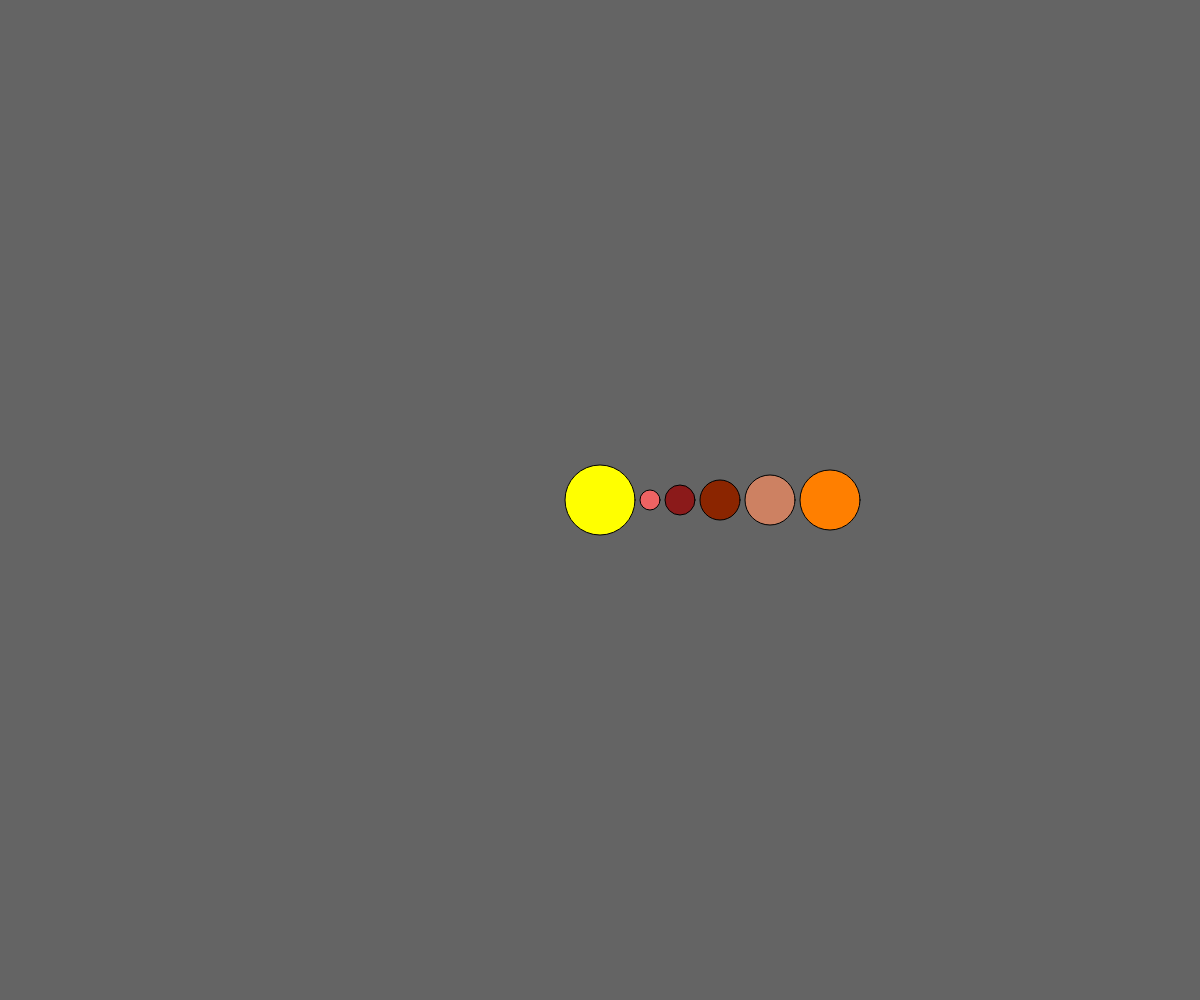
Frame 1 (no input)
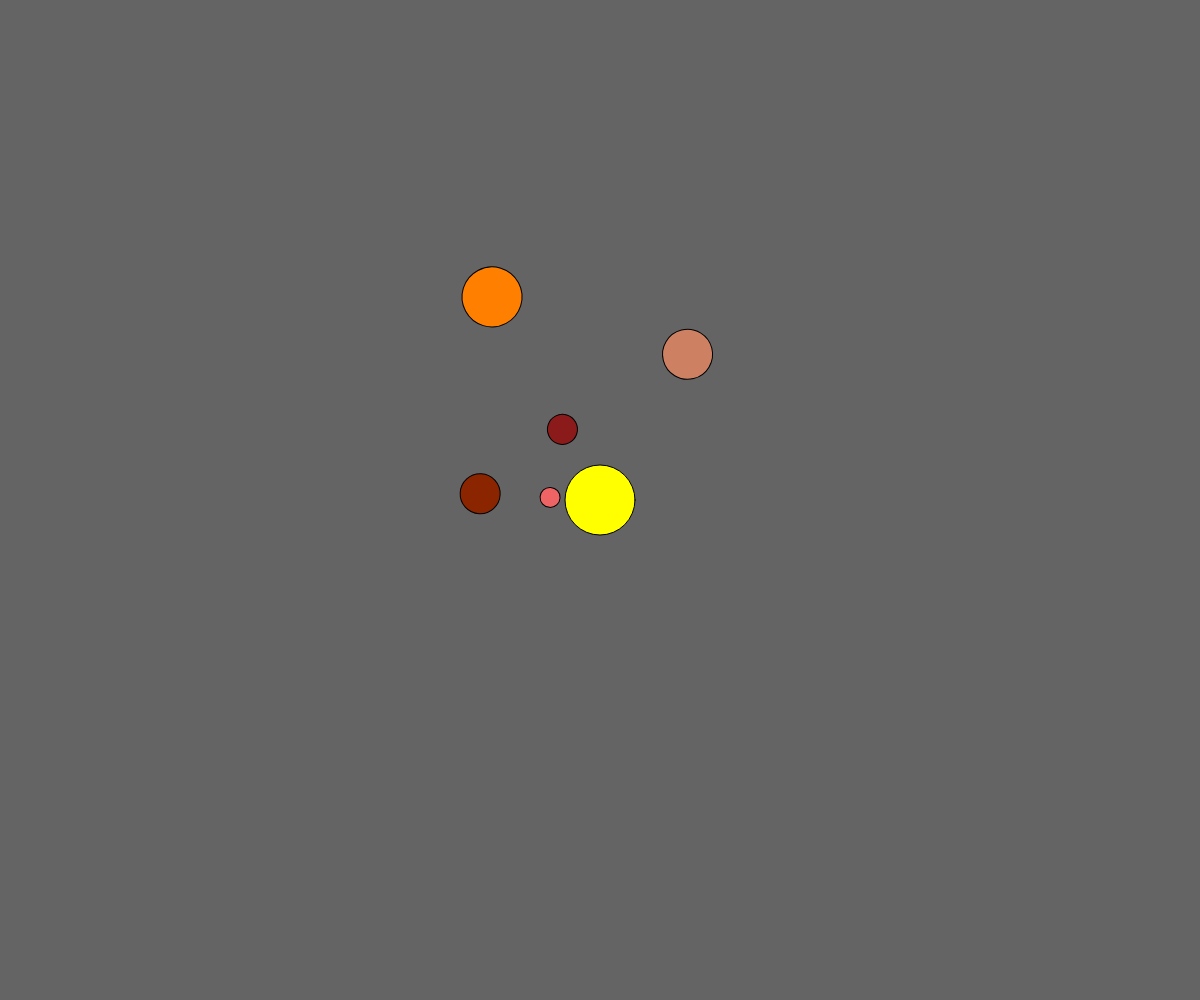
Frame 60 (no input)
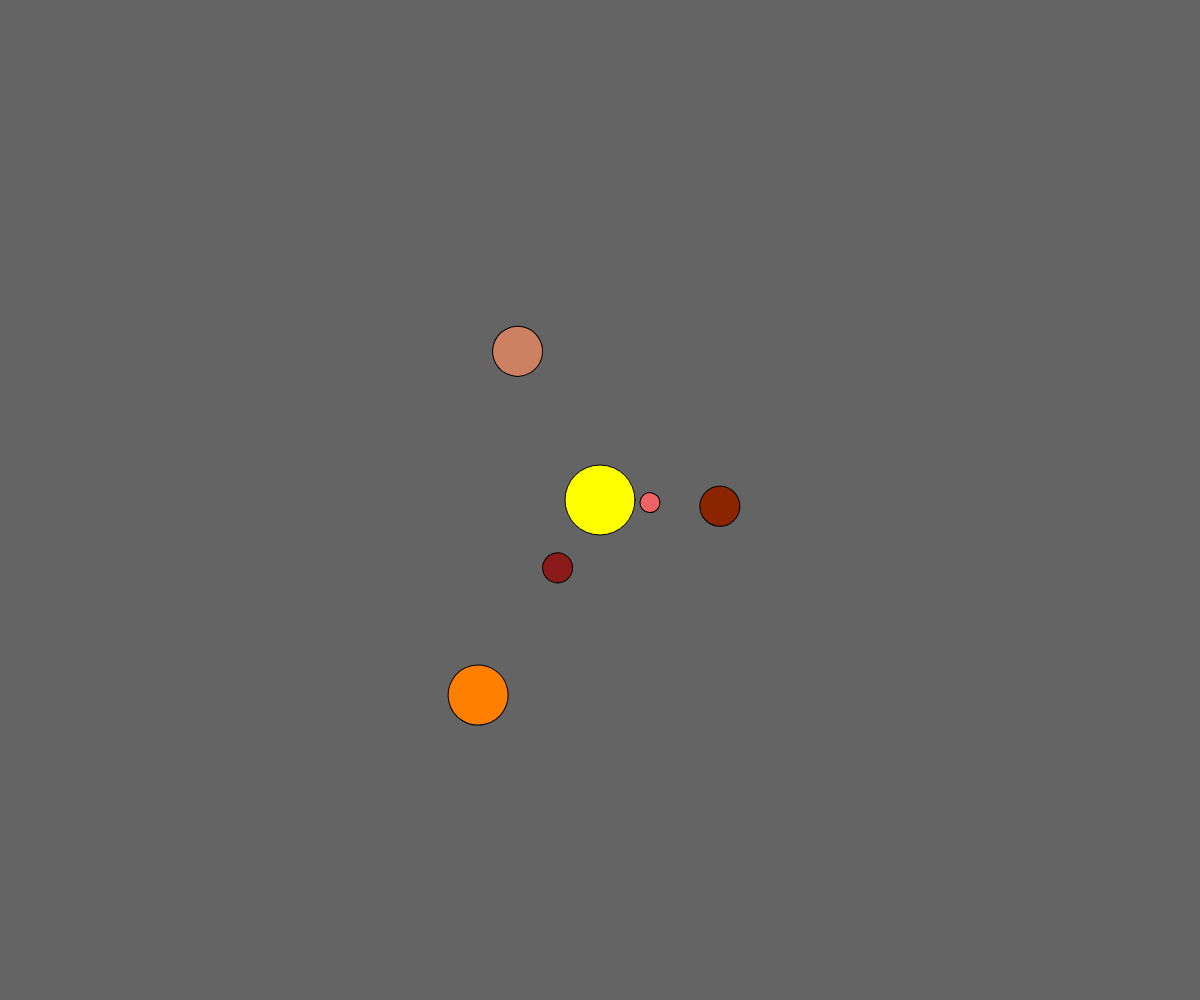
Frame 120 (the mouse pressed at the canvas centre since frame 60)

The p5.js sketch that drew these frames (run headless with seeded random() and noise() and a simulated clock; from frame 60 on, the mouse is pressed at the canvas centre):

// p5.js sketch
// ── sketch.js
let i;
let planet1={
	x:0,
	y:0,
	razmer:70,
	otrisovka:function(){
	fill(255,255,0);
	ellipse(this.x, this.y, this.razmer, this.razmer);}	
},
planet2={
	x:50,
	y:0,
	razmer:20,
	p2:0,
	otrisovka:function(){
		push();
	for (i=0; i<36; i++);{
		fill(238,99,99);
		rotate(radians(this.p2));
		ellipse(this.x,this.y,this.razmer,this.razmer);
		this.p2 = this.p2+3;}
	pop();
	},
}, planet3={
	x:80,
	y:0,
	razmer:30,
	p3:0,
	otrisovka:function(){
	push();
	for (i=0; i<36; i++);{
		fill(139,26,26);
		rotate(radians(this.p3));
		ellipse(this.x,this.y,this.razmer,this.razmer);
		this.p3 = this.p3+2;}
	pop();}
},
		planet4={
			x:120,
			y:0,
			razmer:40,
			p4:0,
			otrisovka:function(){
	push();
	for (i=0; i<36; i++);{
		fill(139,37,0);
		rotate(radians(this.p4));
		ellipse(this.x,this.y,this.razmer,this.razmer);
		this.p4 = this.p4+3;
	}
	pop();}
		},
		planet5={
			x:170,
			y:0,
			razmer:50,
			p5:0,
			otrisovka:function(){
			push();
	for (i=0; i<36; i++);{
		fill(205,129,98);
		rotate(radians(this.p5));
		ellipse(this.x,this.y,this.razmer,this.razmer);
		this.p5 = this.p5+1;}
	pop();}
		},
		planet6={
			x:230,
			y:0,
			razmer:60,
			p6:0,
			otrisovka:function(){
	push();
	for (i=0; i<36; i++);{
		fill(255,127,0);
		rotate(radians(this.p6));
		ellipse(this.x,this.y,this.razmer,this.razmer);
		this.p6 = this.p6+2;}
	pop();}
		}
function setup() {
	 
	createCanvas(windowWidth, windowHeight);
	frameRate(60);
}

function draw() {
	background(100);
	if(keyCode===32){
		ellipse(mouseX,mouseY,40,40);
		planetX = random(planetX);
		planetY = random(planetY);
	}
	translate(width/2,height/2);
	scale(1,-1);
	planet1.otrisovka();
	planet2.otrisovka();
	planet3.otrisovka();
	planet4.otrisovka();
	planet5.otrisovka();
	planet6.otrisovka();
}
